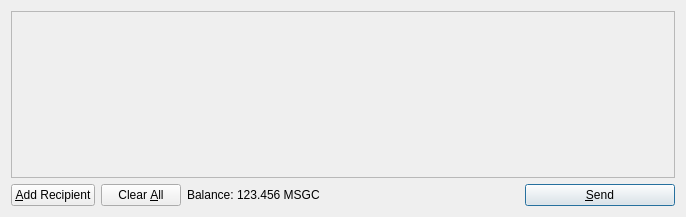
<?xml version="1.0" encoding="UTF-8"?>
<ui version="4.0">
 <class>SendCoinsDialog</class>
 <widget class="QDialog" name="SendCoinsDialog">
  <property name="geometry">
   <rect>
    <x>0</x>
    <y>0</y>
    <width>686</width>
    <height>217</height>
   </rect>
  </property>
  <property name="windowTitle">
   <string>Send Coins</string>
  </property>
 
  <layout class="QVBoxLayout" name="verticalLayout">
   <item>
    <widget class="QScrollArea" name="scrollArea">
     <property name="widgetResizable">
      <bool>true</bool>
     </property>
     <widget class="QWidget" name="scrollAreaWidgetContents">
      <property name="geometry">
       <rect>
        <x>0</x>
        <y>0</y>
        <width>660</width>
        <height>149</height>
       </rect>
      </property>
      <layout class="QVBoxLayout" name="verticalLayout_2">
       <property name="leftMargin">
        <number>0</number>
       </property>
       <property name="topMargin">
        <number>0</number>
       </property>
       <property name="rightMargin">
        <number>0</number>
       </property>
       <property name="bottomMargin">
        <number>0</number>
       </property>
       <item>
        <layout class="QVBoxLayout" name="entries">
         <property name="spacing">
          <number>6</number>
         </property>
        </layout>
       </item>
       <item>
        <spacer name="verticalSpacer">
         <property name="orientation">
          <enum>Qt::Vertical</enum>
         </property>
         <property name="sizeHint" stdset="0">
          <size>
           <width>20</width>
           <height>40</height>
          </size>
         </property>
        </spacer>
       </item>
      </layout>
     </widget>
    </widget>
   </item>
   <item>
    <layout class="QHBoxLayout" name="horizontalLayout">
     <item>
      <widget class="QPushButton" name="addButton">
       <property name="toolTip">
        <string>Send to multiple recipients at once</string>
       </property>
       <property name="text">
        <string>&amp;Add Recipient</string>
       </property>
       <property name="icon">
        <iconset resource="../bitcoin.qrc">
         <normaloff>:/icons/add</normaloff>:/icons/add</iconset>
       </property>
       <property name="autoDefault">
        <bool>false</bool>
       </property>
      </widget>
     </item>
     <item>
      <widget class="QPushButton" name="clearButton">
       <property name="sizePolicy">
        <sizepolicy hsizetype="Minimum" vsizetype="Fixed">
         <horstretch>0</horstretch>
         <verstretch>0</verstretch>
        </sizepolicy>
       </property>
       <property name="toolTip">
        <string>Remove all transaction fields</string>
       </property>
       <property name="text">
        <string>Clear &amp;All</string>
       </property>
       <property name="icon">
        <iconset resource="../bitcoin.qrc">
         <normaloff>:/icons/remove</normaloff>:/icons/remove</iconset>
       </property>
       <property name="autoRepeatDelay">
        <number>300</number>
       </property>
       <property name="autoDefault">
        <bool>false</bool>
       </property>
      </widget>
     </item>
     <item>
      <layout class="QHBoxLayout" name="horizontalLayout_2">
       <property name="spacing">
        <number>3</number>
       </property>
       <item>
        <widget class="QLabel" name="label">
         <property name="text">
          <string>Balance:</string>
         </property>
        </widget>
       </item>
       <item>
        <widget class="QLabel" name="labelBalance">
         <property name="cursor">
          <cursorShape>IBeamCursor</cursorShape>
         </property>
         <property name="text">
          <string>123.456 MSGC</string>
         </property>
         <property name="textInteractionFlags">
          <set>Qt::LinksAccessibleByMouse|Qt::TextSelectableByKeyboard|Qt::TextSelectableByMouse</set>
         </property>
        </widget>
       </item>
      </layout>
     </item>
     <item>
      <spacer name="horizontalSpacer">
       <property name="orientation">
        <enum>Qt::Horizontal</enum>
       </property>
       <property name="sizeHint" stdset="0">
        <size>
         <width>40</width>
         <height>20</height>
        </size>
       </property>
      </spacer>
     </item>
     <item>
      <widget class="QPushButton" name="sendButton">
       <property name="minimumSize">
        <size>
         <width>150</width>
         <height>0</height>
        </size>
       </property>
       <property name="toolTip">
        <string>Confirm the send action</string>
       </property>
       <property name="text">
        <string>&amp;Send</string>
       </property>
       <property name="icon">
        <iconset resource="../bitcoin.qrc">
         <normaloff>:/icons/send</normaloff>:/icons/send</iconset>
       </property>
       <property name="default">
        <bool>true</bool>
       </property>
      </widget>
     </item>
    </layout>
   </item>
  </layout>
 </widget>
 <resources>
  <include location="../bitcoin.qrc"/>
 </resources>
 <connections/>
</ui>
